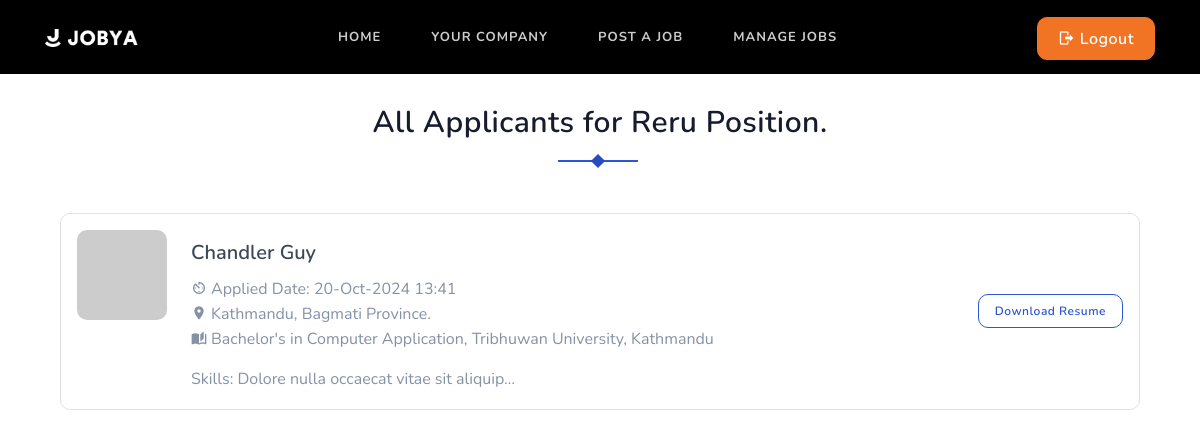
Page /job/5/applicants/ (signed in) on the committed database.
### job/models.py (models this page shows, shortened)
class Job(models.Model):
    JOB_TYPE_CHOICES = [
        ("part-time", "Part Time"),
        ("full-time", "Full Time"),
    ]
    WORK_MODES_CHOICES = [
        ('remote', 'Remote'),
        ('onsite', 'Onsite'),
        ('hybrid', 'Hybrid'),
    ]
    user = models.ForeignKey(User, on_delete=models.CASCADE)
    company = models.ForeignKey(Company, on_delete=models.CASCADE)
    title = models.CharField(max_length=255)
    job_type = models.CharField(max_length=20, choices=JOB_TYPE_CHOICES, default="full-time")
    image = models.ImageField(upload_to="job_images/%y/%m/&=%d", blank=True)
    category = models.ForeignKey(Category, on_delete=models.DO_NOTHING)
    city = models.CharField(max_length=255)
    state = models.ForeignKey(State, on_delete=models.DO_NOTHING, blank=True, null=True)
    salary = models.PositiveIntegerField(blank=True, null=True)
    work_mode = models.CharField(max_length=20, choices=WORK_MODES_CHOICES, default="onsite")
    edu_level = models.CharField(max_length=255)
    experience = models.ForeignKey(Experience, on_delete=models.DO_NOTHING, blank=True, null=True)
    uploaded_date = models.DateTimeField(null=True, blank=True, default=timezone.now)
    email = models.EmailField(max_length=255)
    contact = models.IntegerField()
    description = models.TextField()
    is_available = models.BooleanField(default=True)

class ApplyJob(models.Model):
    STATUS_CHOICES = [
        ("pending", "Pending"),
        ("approved", "Approved"),
        ("rejected", "Rejected"),
    ]
    user = models.ForeignKey(User, on_delete=models.CASCADE)
    job = models.ForeignKey(Job, on_delete=models.CASCADE)
    timestamp = models.DateTimeField(auto_now_add=True)
    status = models.CharField(max_length=20, choices=STATUS_CHOICES)

### users/models.py (models this page shows)
class User(AbstractUser):
    email = models.EmailField(unique=True)
    is_recruiter = models.BooleanField(default=False)
    is_applicant = models.BooleanField(default=False)
    has_resume = models.BooleanField(default=False)
    has_company = models.BooleanField(default=False)

### resume/models.py (models this page shows, shortened)
class Resume(models.Model):
    SEX_CHOICES = [
        ("male", "Male"),
        ("female", "Female"),
        ("other", "Other")
    ]
    MARITAL_STATUS_CHOICES = [
        ("unmarried", "Unmarried"),
        ("married", "Married"),
    ]
    user = models.OneToOneField(User, on_delete=models.CASCADE)
    first_name = models.CharField(max_length=100)
    middle_name = models.CharField(max_length=100, blank=True)
    last_name = models.CharField(max_length=100)
    date_of_birth = models.DateField(blank=True, null=True)
    sex = models.CharField(max_length=20, choices=SEX_CHOICES, default="other")
    marital_status = models.CharField(max_length=20, choices=MARITAL_STATUS_CHOICES, default="unmarried")
    city = models.CharField(max_length=100, blank=True, null=True)
    state = models.ForeignKey(State, on_delete=models.DO_NOTHING, blank=True, null=True)
    phone = models.CharField(max_length=20, blank=True, null=True)
    website = models.URLField(blank=True, null=True)
    address = models.TextField(blank=True)
    graduation = models.CharField(max_length=100, blank=True, null=True)
    university_college = models.CharField(max_length=100, blank=True, null=True)
    degree_certification = models.CharField(max_length=100, blank=True, null=True)
    level = models.CharField(max_length=50, blank=True)
    course_title = models.CharField(max_length=100, blank=True)
    additional_info = models.TextField(blank=True)
    company_name = models.CharField(max_length=100, blank=True)
    job_position = models.CharField(max_length=100, blank=True)
    location = models.CharField(max_length=100, blank=True)
    date_from = models.DateField(blank=True, null=True)
    date_to = models.DateField(blank=True, null=True)
    skills = models.CharField(max_length=255, blank=True)
    skill_proficiency = models.CharField(max_length=10, blank=True)
    resume_file = models.FileField(upload_to='resume', blank=True)

### company/models.py (models this page shows)
class State(models.Model):
    name = models.CharField(max_length=255)
    def __str__(self):
        return self.name

### job/views.py (the view)
# urls.py: path('<int:pk>/applicants/', views.AllApplicantsView.as_view(), name='applicants'),
class AllApplicantsView(ListView):
    model = ApplyJob
    template_name = 'job/all_applicants.html'
    context_object_name = 'applicants'
    def dispatch(self, request, *args, **kwargs):
        if not request.user.is_authenticated:
            messages.warning(request, 'You must be logged in to view applicants.')
            return redirect('login')
        if not request.user.is_recruiter:
            messages.warning(request, 'Permission Denied! You are not authorized to view applicants.')
            return redirect('home')
        return super().dispatch(request, *args, **kwargs)
    def get_queryset(self):
        job = get_object_or_404(Job, pk=self.kwargs['pk'])
        return job.applyjob_set.all()
    def get_context_data(self, **kwargs):
        context = super().get_context_data(**kwargs)
        context['job'] = get_object_or_404(Job, pk=self.kwargs['pk'])
        page = self.request.GET.get("page", 1)
        paginator = Paginator(context['applicants'], 5)
        try:
            applicants = paginator.page(page)
        except PageNotAnInteger:
            applicants = paginator.page(1)
        except EmptyPage:
            applicants = paginator.page(paginator.num_pages)
        context['applicants'] = applicants
        return context

### company/context_processors.py (called while the page is built)
def company_context(request):
    company = None
    if request.user.is_authenticated and request.user.has_company:
        company = Company.objects.filter(user=request.user).first()  # or however you link Company to the user
    return {'company': company}

### resume/context_processors.py (called while the page is built)
def resume_context(request):
    resume = None
    if request.user.is_authenticated and request.user.has_resume:
        resume = Resume.objects.filter(user=request.user).first()
    return {'resume': resume}

### templates/job/all_applicants.html (shortened to what this page needs)
{% extends 'base.html' %}
{% block content %}
    <section class="section pt-0">
        <div class="container">
            <div class="col-12">
            <div class="section-title text-center mb-4 pb-2">
                <h4 class="title title-line pb-1">All Applicants for {{ job.title }} Position.</h4>
            </div>
        </div>
            <div class="row">
                <div class="col-lg-12 col-md-8">
                    <div class="candidates-listing-item">
                        {% for applicant in applicants %}
                            <div class="border mt-4 rounded p-3">
                                <div class="row">
                                    <div class="col-md-9">
                                        <div class="float-left mr-4">
                                            <img src="https://via.placeholder.com/400X400//88929f/5a6270C/O https://placeholder.com/" alt="" class="d-block rounded" height="90">
                                        </div>
                                        <div class="candidates-list-desc overflow-hidden job-single-meta pt-2">
                                            <h5 class="mb-2">
                                                <a href="#" class="text-dark">
                                                    {{ applicant.user.resume.first_name }}
                                                    {{ applicant.user.resume.last_name }}
                                                </a>
                                            </h5>
                                            <ul class="list-unstyled">
                                                <li class="text-muted"><i class="mdi mdi-av-timer mr-1"></i>Applied Date: {{ applicant.timestamp|date:"d-M-Y H:i" }}</li>
                                                <li class="text-muted">
                                                    <a href="#" class="text-muted">
                                                        <i class="mdi mdi-map-marker mr-1"></i>{{ applicant.user.resume.city }}, {{ applicant.user.resume.state }}.
                                                    </a>
                                                </li>
                                                <li class="text-muted"><i class="mdi mdi-book-open-page-variant mr-1"></i>{{ applicant.user.resume.degree_certification }}, {{ applicant.user.resume.university_college }}</li>
                                            </ul>
                                            <p class="text-muted mt-1 mb-0">Skills: {{ applicant.user.resume.skills|truncatechars:40 }}
                                            </p>
                                        </div>
                                    </div>
                                    <div class="col-md-3 d-flex align-items-center justify-content-end">
                                        <div class="candidates-listing-btn">
                                            <a href="{{ applicant.user.resume.resume_file.url }}" class="btn btn-primary-outline btn-sm" target="_blank">Download Resume</a>
                                        </div>
                                    </div>
                                </div>
                            </div>
                        {% empty %}
                            <div class="border mt-4 rounded p-3">
                                <p>No applicants for this job yet.</p>
                            </div>
                        {% endfor %}
                    </div>
                        <div class="row">
                        </div>
                </div>
            </div>
        </div>
    </section>
{% endblock content%}

### static/css/style.css (style rules this page uses)
.text-dark { color: #3c4858 !important; }
.text-muted { color: #8492a6 !important; }
.rounded { border-radius: 10px !important; }
.btn { padding: 8px 20px; outline: none; text-decoration: none; font-size: 16px; letter-spacing: 0.5px; -webkit-transition: all 0.3s; transition: all 0.3s; font-weight: 600; border-radius: 10px; }
.btn.btn-sm { padding: 7px 16px; font-size: 12px; }
.btn.btn-primary-outline { border: 1px solid #2f55d4; color: #2f55d4; background-color: transparent; }
body { font-family: "Nunito", sans-serif; overflow-x: hidden !important; font-size: 16px; color: #161c2d; }
h1, h2, h3, h4, h5, h6, .h1, .h2, .h3, .h4, .h5, .h6 { font-family: "Nunito", sans-serif; line-height: 1.5; font-weight: 600; }
a { text-decoration: none !important; }
p { line-height: 1.6; }
.section { padding: 100px 0; position: relative; }
.section-title { position: relative; }
.section-title .title { letter-spacing: 0.5px; font-size: 30px; }
.section-title .title.title-line:before { content: ""; position: absolute; height: 2px; width: 80px; left: 50%; top: 60px; text-align: center; background: #2f55d4; margin-left: -42px; }
.section-title .title.title-line:after { content: ""; position: absolute; height: 10px; width: 10px; left: 50%; top: 56px; z-index: 1; text-align: center; background: #284bc1; margin-left: -7px; -webkit-transform: rotate(45deg); transform: rotate(45deg); }

### rows in the picture
Job: title "Reru"
ApplyJob: user.resume.first_name "Chandler", user.resume.last_name "Guy", timestamp "20-Oct-2024 13:41", user.resume.city "Kathmandu", user.resume.state "Bagmati Province", user.resume.degree_certification "Bachelor's in Computer Application", user.resume.university_college "Tribhuwan University, Kathmandu", user.resume.skills "Dolore nulla occaecat vitae sit aliquip…"
